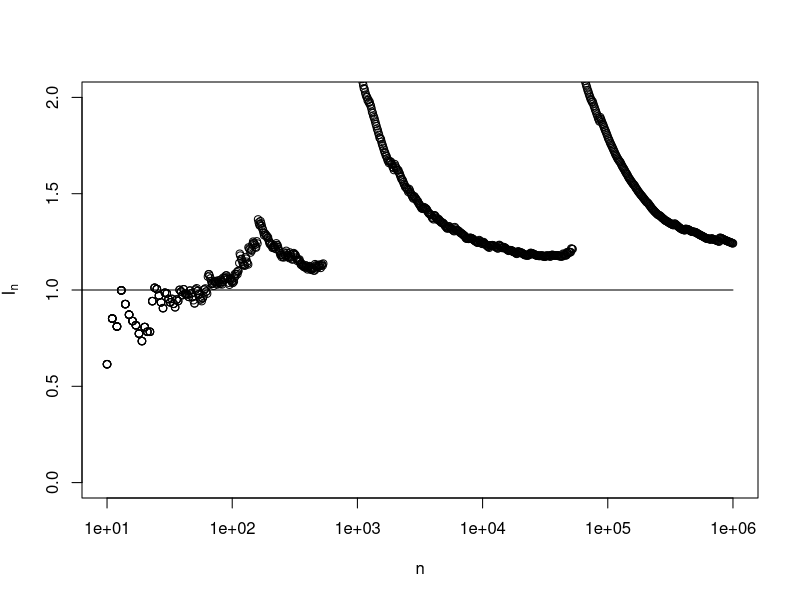
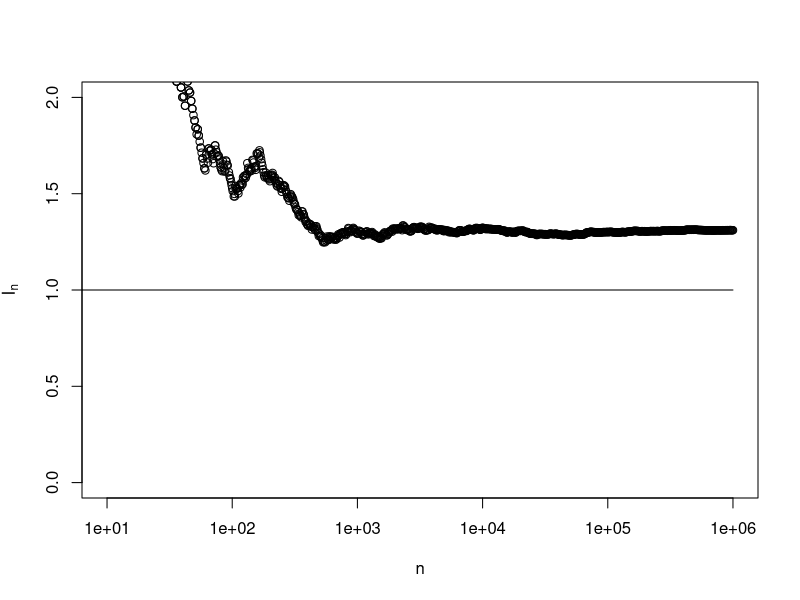

The R script that drew these images, in order:
rm(list = ls())
set.seed(222)
# library(cubature)


f <- function(x,y){(1+(x-2*y)^2/4)^(-5/2) * (1+((x+2*y)^2)/3)^-2
}

I <- function(x) sapply(x, 
      function(t_i) integrate(function(y) f(t_i,y),-Inf,Inf)$value)

k = 1 / integrate(I, -Inf, Inf)$value
k

f <- function(x,y){k *(1+(x-2*y)^2/4)^(-5/2) * (1+((x+2*y)^2)/3)^-2
}

set.seed(222)
n <- 10^4

x <- rnorm(n)
y <- rnorm(n)
w <- mapply(f, x, y)/(dnorm(x)*dnorm(y))

is <- mean((x-y)^2*w)

is_sd <- sd((x-y)^2*w)/sqrt(n)
is
is_sd


set.seed(222)
N <- 10^4
it <- 15
est <- rep(0,it); mw <- rep(0, it); se <- rep(0,it)
c=1
for (n in rep(N,it)){
  x <- rnorm(n)
  y <- rnorm(n)
  w <- mapply(f, x, y)/(dnorm(x)*dnorm(y))
  est[c] <- mean((x-y)^2*w)
  mw[c] <- max(w)
  se[c] <- sd((x-y)^2*w)/sqrt(n)
  c = c +1
}

df <- data.frame(Estimate = est, SE = se, Max_Weight = mw) 
library(xtable)
print(xtable(df),include.rownames=FALSE) #Remove rownames
##############################################################


set.seed(124321)
N <- 10^6
x <- rnorm(N)
y <- rnorm(N)
w <- mapply(f, x, y)/(dnorm(x)*dnorm(y))

In <- cumsum((x-y)^2*w)/1:N

alln <- round(10^seq(1,6,length.out=1000)) 
# exact value for reference line
I2 <- function(x) sapply(x, 
          function(t_i) integrate(function(y) f(t_i,y),-Inf,Inf)$value)
Iexact <- integrate(I, -Inf, Inf)$value
Iexact
plot(alln, In[alln], xlab='n', ylab=expression(I[n]), 
     ylim=Iexact+c(-1,1), log='x')
lines(c(1,N), c(Iexact,Iexact))


##############################################################
set.seed(222)
N <- 10^4
it <- 15
est <- rep(0,it) ; mw <- rep(0, it) ; se <- rep(0,it)
c=1
for (n in rep(N,it)){
  x <- rcauchy(n)
  y <- rcauchy(n)
  w <- mapply(f, x, y)/(dcauchy(x)*dcauchy(y))
  est[c] <- mean((x-y)^2*w)
  mw[c] <- max(w)
  se[c] <- sd((x-y)^2*w)/sqrt(n)
  c = c +1
}

df <- data.frame(Estimate = est, SE = se, Max_Weight = mw) 
library(xtable)
print(xtable(df),include.rownames=FALSE) #Remove rownames

################################################
set.seed(124321)
N <- 10^6
x <- rcauchy(N)
y <- rcauchy(N)
w <- mapply(f, x, y)/(dcauchy(x)*dcauchy(y))

In <- cumsum((x-y)^2*w)/1:N

alln <- round(10^seq(1,6,length.out=1000)) 
# exact value for reference line
I2 <- function(x) sapply(x, 
                         function(t_i) integrate(function(y) f(t_i,y),-Inf,Inf)$value)
Iexact <- integrate(I, -Inf, Inf)$value
Iexact
plot(alln, In[alln], xlab='n', ylab=expression(I[n]), 
     ylim=Iexact+c(-1,1), log='x')
lines(c(1,N), c(Iexact,Iexact))


